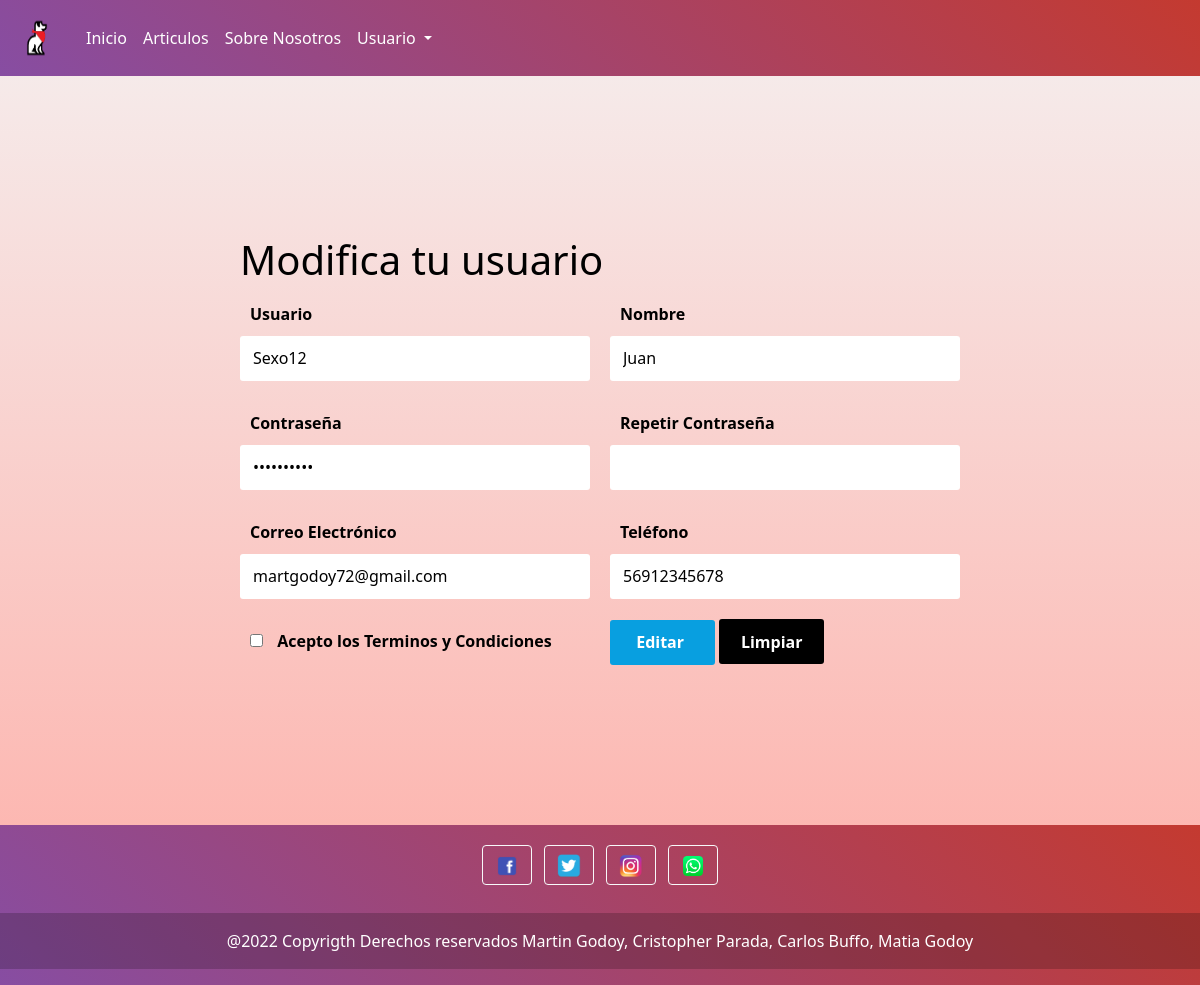
Screenshot of /modUsuario/Sexo12 with the database file from the repository.
### core/models.py (models this page shows, shortened)
class Usuario(models.Model):
    usuario = models.CharField(max_length=16, primary_key=True, verbose_name='Nombre de Usuario')
    nombre = models.CharField(max_length=40, verbose_name='Nombre Persona')
    password = models.CharField(max_length=30,verbose_name='Password')
    repcontraseña = models.CharField(verbose_name='Repetir contraseña', max_length=100, default='')
    correo = models.EmailField(max_length=100,verbose_name='Correo electronico')
    telefono = models.IntegerField(verbose_name='Telefono')

### core/views.py (the view)
# urls.py: path('modUsuario/<usuario>',views.modUsuario),
def modUsuario(request,usuario):
    usuarioMod = Usuario.objects.get(usuario=usuario)
    return render(request,"core/modUsuario.html",{"modUser":usuarioMod})

### core/templates/core/modUsuario.html (shortened to what this page needs)
{% load static %}
<!DOCTYPE html>
<html>
<head>
  <link href="https://cdn.jsdelivr.net/npm/bootstrap@5.1.3/dist/css/bootstrap.min.css" rel="stylesheet">
  <link rel="stylesheet" href="{% static 'core/css/estilo.css' %}">
</head>
<body>
    <div class="container-barra">
      <nav class="navbar navbar-expand-lg navbar-light" style="background-image: linear-gradient(45deg, #874da2 0%, #c43a30 100%);">
        <div class="container-fluid">
          <a class="navbar-brand" href="index"><img src="{% static 'core/img/logo1.png' %}" alt="logo" width="50" height="50"></a>
          <div class="collapse navbar-collapse" id="navbarSupportedContent">
            <ul class="navbar-nav me-auto mb-2 mb-lg-0">
              <li class="nav-item">
                <a class="nav-link active" aria-current="page" href="/index" style="color: white;" >Inicio</a>
              </li>
              <li class="nav-item">
                <a class="nav-link active" href="/compra" style="color: white;">Articulos</a>
              </li>
              <li class="nav-item">
                <a class="nav-link active" href="/nosotros" style="color: white;">Sobre Nosotros  </a>
              </li>
            <li class="nav-item dropdown">
              <a class="nav-link dropdown-toggle" href="#" id="navbarDropdown" style="color: white;" role="button" data-bs-toggle="dropdown" aria-expanded="false">
                Usuario
              </a>
            </li>
            </ul>
          </div>
        </div>
      </nav>
    </div>
  <br>
  <br>
  <br>
  <br>
  <br>
  <main>
    <h1 style="color: black;">Modifica tu usuario</h1>
    <form action="/modifUsuario/" autocomplete="off" class="formulario" id="formulario" method="POST"> {% csrf_token %}
      <div class="formulario__grupo" id="grupo__usuario">
        <label for="usuario" class="formulario__label" style="color: black;">Usuario</label>
        <div class="formulario__grupo-input">
          <input type="text" class="formulario__input" name="usuario" id="usuario" value="{{modUser.usuario}}" readonly placeholder="Ingresa tu nombre de usuario"  required>
        </div>
      </div>
      <div class="formulario__grupo" id="grupo__nombre">
        <label for="nombre" class="formulario__label" style="color: black;">Nombre</label>
        <div class="formulario__grupo-input">
          <input type="text" class="formulario__input" name="nombre" id="nombre" value="{{modUser.nombre}}" placeholder="Ingresa tu nombre ">
        </div>
      </div>
      <div class="formulario__grupo" id="grupo__password">
        <label for="password" class="formulario__label" style="color: black;">Contraseña</label>
        <div class="formulario__grupo-input">
          <input type="password" class="formulario__input" name="password" id="password" value="{{modUser.password}}">
        </div>
      </div>
      <div class="formulario__grupo" id="grupo__password2">
        <label for="password2" class="formulario__label" style="color: black;">Repetir Contraseña</label>
        <div class="formulario__grupo-input">
          <input type="password" class="formulario__input" name="password2" id="password2">
        </div>
      </div>
      <div class="formulario__grupo" id="grupo__correo">
        <label for="correo" class="formulario__label" style="color: black;">Correo Electrónico</label>
        <div class="formulario__grupo-input">
          <input type="email" class="formulario__input" name="correo" id="correo" value="{{modUser.correo}}" placeholder="correo@correo.com" >
        </div>
      </div>
      <div class="formulario__grupo" id="grupo__telefono">
        <label for="telefono" class="formulario__label" style="color: black;">Teléfono</label>
        <div class="formulario__grupo-input">
          <input type="text" class="formulario__input" name="telefono" id="telefono" value="{{modUser.telefono}}" placeholder="+56812345678" >
        </div>
      </div>
      <div class="formulario__grupo" id="grupo__terminos" style="color: black;">
        <label class="formulario__label">
          <input class="formulario__checkbox" type="checkbox" name="terminos" id="terminos">
          Acepto los Terminos y Condiciones
        </label>
      </div>
      <div class="form-boton">
        <a href="/leer"><input type="submit" value="Editar" class="formulario__btn" style="background-color: #089fe0; padding: 0em 0.5em 0.5em 0.2em; " ></a>
        <input type="reset" value="Limpiar" class="formulario__btn" onfocus="MessageEvent">
    </div>
    </form>
  </main>
  <div class="footer">
    <footer>
        <div class="container-fluid">
          <section class="mb-4">
            <a class="btn btn-outline-light btn-floating m-1" href="https://www.facebook.com" target="_BLANK" role="button"
              ><img src="{% static 'core/img/Facebook.png' %}" alt="wsp", width="24" height="24"></a>
            <a class="btn btn-outline-light btn-floating m-1" href="https://www.twitter.com" target="_BLANK" role="button"
              ><img src="{% static 'core/img/Twitter.png' %}" alt="wsp", width="24" height="24"></a>
            <a class="btn btn-outline-light btn-floating m-1" href="https://www.instagram.com" target="_BLANK" role="button"
              ><img src="{% static 'core/img/Instagram.png' %}" alt="wsp", width="24" height="24"></a>
            <a class="btn btn-outline-light btn-floating m-1"  role="button"
              ><img src="{% static 'core/img/Whatsapp.png' %}" alt="wsp", width="24" height="24"></a>
          </section>
        </div>
        <div class="text-center p-3" style="background-color: rgba(0, 0, 0, 0.2);">
            @2022 Copyrigth Derechos reservados Martin Godoy, Cristopher Parada, Carlos Buffo, Matia Godoy
        </div>
      </footer>
    </div>
  </body>
  </html>

### core/static/core/css/estilo.css (style rules this page uses)
body { background-image: linear-gradient(to top, #feada6 0%, #f5efef 100%); color: rgb(255, 255, 255); display: flex; flex-direction: column; min-height: auto; }
.footer { background-image: linear-gradient(45deg, #874da2 0%, #c43a30 100%); padding: 1em 0 ; text-align: center; margin-top: 120px; }
* { box-sizing: border-box; }
main { max-width: 800px; width: 90%; margin: auto; padding: 40px; }
.formulario { display: grid; grid-template-columns: 1fr 1fr; gap: 20px; }
.formulario__label { display: block; font-weight: 700; padding: 10px; cursor: pointer; }
.formulario__grupo-input { position: relative; }
.formulario__input { width: 100%; background: #fff; border: 3px solid transparent; border-radius: 3px; height: 45px; line-height: 45px; padding: 0 40px 0 10px; transition: .3s ease all; }
.formulario__checkbox { margin-right: 10px; }
.formulario__btn { height: 45px; line-height: 45px; width: 30%; background: #000; color: #fff; font-weight: bold; border: none; border-radius: 3px; cursor: pointer; transition: .1s ease all; }

### rows the page displays
Usuario: usuario "Sexo12", nombre "Juan", correo "martgodoy72@gmail.com", telefono "56912345678"
